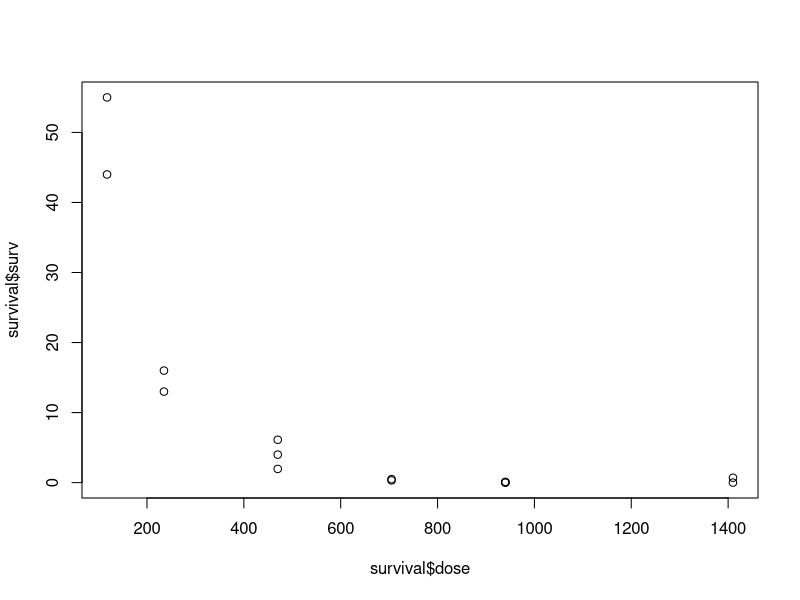

This figure's R source:
install.packages("mlbench")
library(mlbench)
data("BostonHousing")

m <- lm(medv ~ . , data = BostonHousing)
m2 <- step(m , direction = "both") # 단계적 변수 선

formula(m2)

step(m , direction = 'both')

m2 <- step(m , direction = "both")
formula(m2)

library(boot)
head(survival)

print(str(survival))
print(cor(survival$dose , survival$surv))

plot(survival$dose , survival$surv)

model <- lm(survival$surv ~ survival$dose , data = survival)
model
pred <- predict(model , survival['dose'])
pred

MAE <- sum(abs(pred - survival$surv) / nrow(survival))
MAE

m <- lm(Sepal.Length ~ . , data = iris)
m2 <- step(m , direction = 'both')